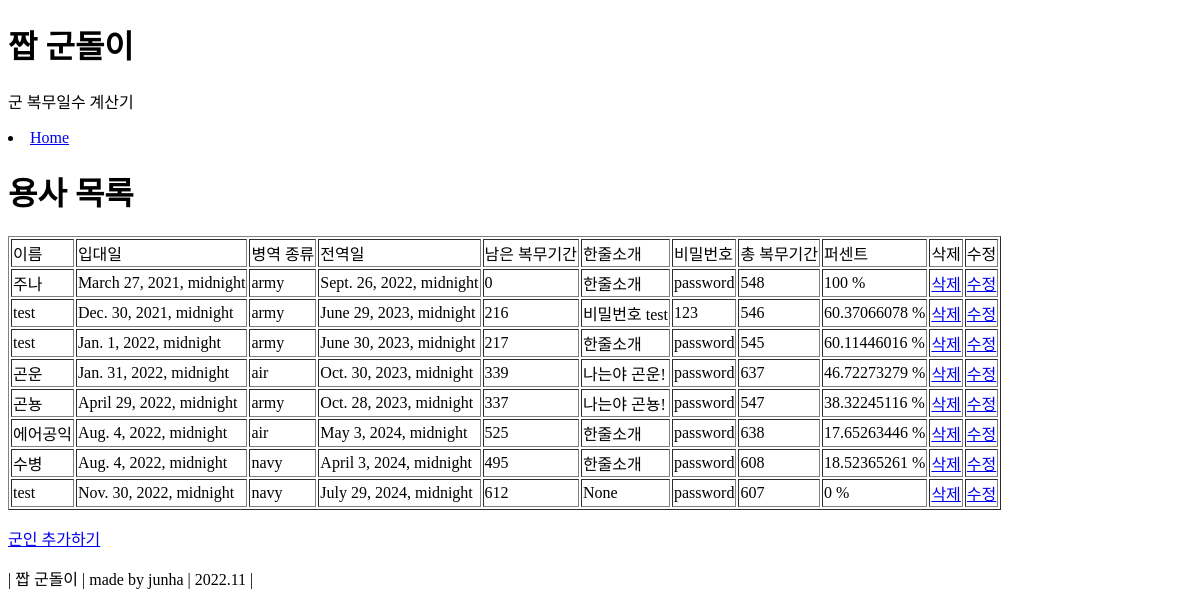
Page /fake_gundori/ on the earlier database version.
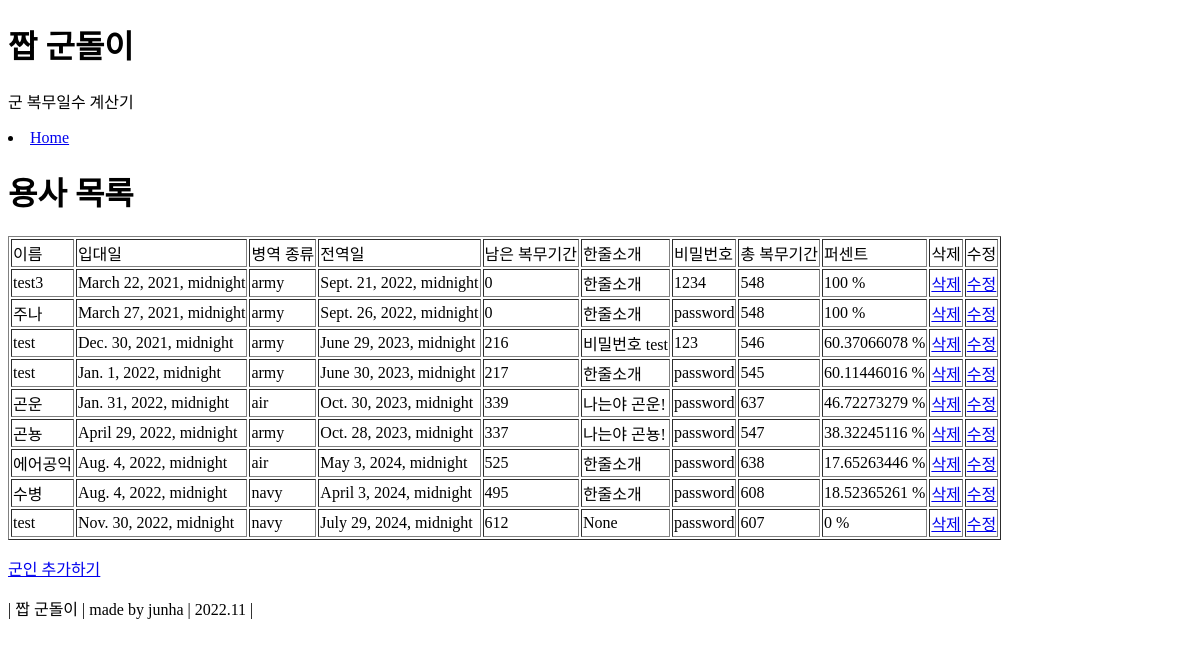
Same page on the later database version.
### fake_gundori/models.py (models this page shows, shortened)
class Soldier(models.Model):
    name = models.CharField(max_length=20)
    password = models.CharField(max_length=20, default="password")
    enter_date = models.DateTimeField()
    army_choice = models.CharField(choices=ARMY_CHOICE, max_length=30, null=True)
    bio = models.CharField(max_length=200, null=True, blank=True, default="한줄소개")
    @property
    def end_date(self):
        enter_date = self.enter_date
        army_choice = self.army_choice
        if army_choice == "army":
            end_date = enter_date + relativedelta(months=18) + relativedelta(days=-1)
        if army_choice == "navy":
            end_date = enter_date + relativedelta(months=20) + relativedelta(days=-1)
        if army_choice == "air":
            end_date = enter_date + relativedelta(months=21) + relativedelta(days=-1)
        return end_date
    @property
    def remain_days(self):
        end_date = self.end_date
        remain_days = (end_date - timezone.now()).days
        if remain_days < 0:
            remain_days = 0
        return remain_days
    @property
    def total_days(self):
        end_date = self.end_date
        enter_date = self.enter_date
        return (end_date - enter_date).days
    @property
    def percent(self):
        end_date = self.end_date
        enter_date = self.enter_date
        serve_timedelta = (timezone.now() - enter_date) # datetime.timedelta object
        total_timedelta = (end_date - enter_date) #datetime.timedelta object
        percent = serve_timedelta.total_seconds() / total_timedelta.total_seconds() * 100
        if percent > 100:
            percent = 100
        if percent < 0:
            percent = 0
        return "{0} %".format(round(percent, 8))

### fake_gundori/views.py (the view)
# urls.py: path('', views.index, name="index"),
def index(request):
    soldiers = Soldier.objects.all().order_by('enter_date')
    content = {
        'soldiers': soldiers,
    }
    return render(request, 'index.html', content)

### fake_gundori/templates/index.html
{% extends "base_generic.html" %}
{% block content %}
  <h1>짭 군돌이</h1>
  <p>군 복무일수 계산기</p>
  <li><a href="{% url 'index' %}">Home</a></li>
  <h1>용사 목록</h1>
  <table border="1">
    <tr>
      <td>이름</td>
      <td>입대일</td>
      <td>병역 종류</td>
      <td>전역일</td>
      <td>남은 복무기간</td>
      <td>한줄소개</td>
      <td>비밀번호</td>
      <td>총 복무기간</td>
      <td>퍼센트</td>
      <td>삭제</td>
      <td>수정</td>
    </tr>
    {% for s in soldiers %}
    <tr>
      <td>{{ s.name }}</td>
      <td>{{ s.enter_date }}</td>
      <td>{{ s.army_choice }}</td>
      <td>{{ s.end_date }}</td>
      <td>{{ s.remain_days }}</td>
      <td>{{ s.bio }}</td>
      <td>{{ s.password }}</td>
      <td>{{ s.total_days }}</td>
      <td>{{ s.percent }}</td>
      <td><a href="delete/{{ s.id }}">삭제</a></td>
      <td><a href="update/{{ s.id }}">수정</a></td>
    </tr>
    {% endfor %}
  </table>
  <p>
    <a href='addsoldier/'>군인 추가하기</a>
  </p>
{% endblock %}

### fake_gundori/templates/base_generic.html (shortened to what this page needs)
<!DOCTYPE html>
<html lang="en">
{% load static %}
<link rel="stylesheet" href="{% static 'styles.css' %}">
<head>
</head>
<body>
  {% block content %}{% endblock %}
  {% include 'footer.html' %}
</body>
</html>

### fake_gundori/templates/footer.html
<div>|    짭 군돌이    |    made by junha    |    2022.11    |</div>

### fake_gundori/static/styles.css (style rules this page uses)
body { background-color : #ffffff; }

Differences in the rows shown:
added Soldier: name "test3", enter_date "March 22, 2021, midnight", army_choice "army", end_date "Sept. 21, 2022, midnight", remain_days "0", bio "한줄소개", password "1234", total_days "548", percent "100 %"
